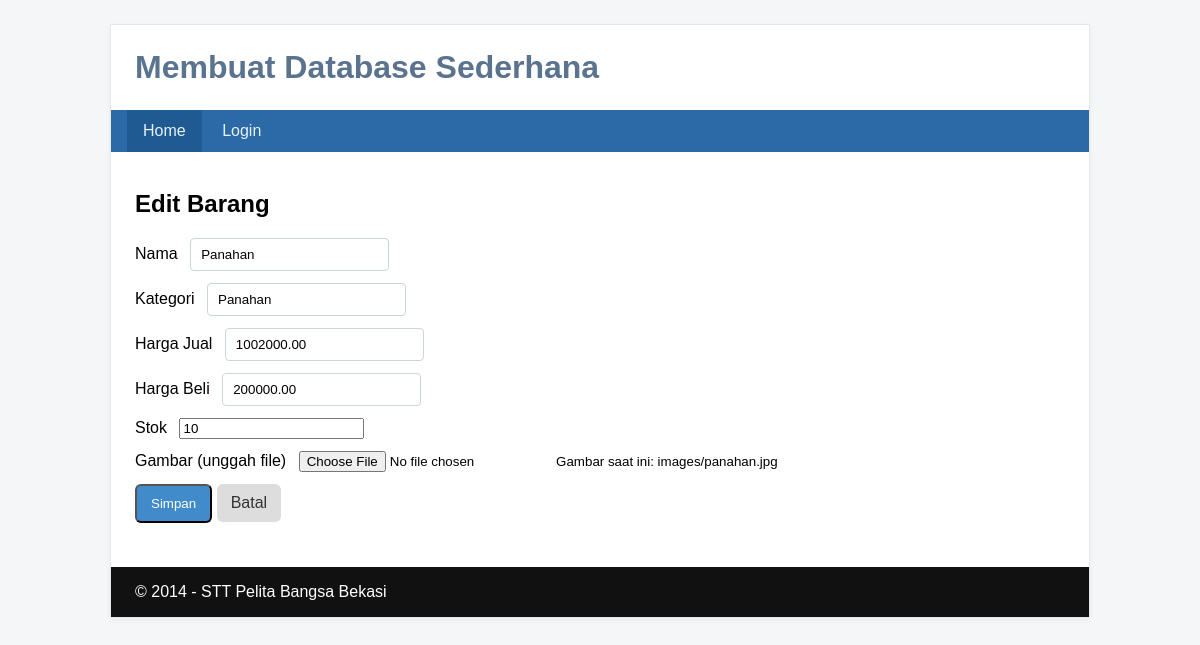
The page /edit.php?id=1 on the database its author committed.
### tables this page shows
CREATE TABLE `data_barang` (
  `id` INT UNSIGNED NOT NULL AUTO_INCREMENT,
  `nama` VARCHAR(100) NOT NULL,
  `kategori` VARCHAR(50) NOT NULL,
  `harga_jual` DECIMAL(15,2) NOT NULL DEFAULT 0,
  `harga_beli` DECIMAL(15,2) NOT NULL DEFAULT 0,
  `stok` INT NOT NULL DEFAULT 0,
  `gambar` VARCHAR(255) DEFAULT NULL,
  PRIMARY KEY (`id`),
  KEY `idx_kategori` (`kategori`),
  KEY `idx_nama` (`nama`)
);

### edit.php (the view, shortened to what this page needs)
<?php
include_once 'koneksi.php';
$id = isset($_GET['id']) ? (int)$_GET['id'] : 0;
$sql = "SELECT * FROM data_barang WHERE id={$id} LIMIT 1";
$res = mysqli_query($conn, $sql);
$row = mysqli_fetch_assoc($res);
include_once 'header.php';
?>
<h2>Edit Barang</h2>
<form method="post" enctype="multipart/form-data">
  <div class="form-row">
    <label>Nama</label>
    <input type="text" name="nama" value="<?php echo htmlspecialchars($_POST['nama'] ?? $row['nama']); ?>" required>
  </div>
  <div class="form-row">
    <label>Kategori</label>
    <input type="text" name="kategori" value="<?php echo htmlspecialchars($_POST['kategori'] ?? $row['kategori']); ?>" required>
  </div>
  <div class="form-row">
    <label>Harga Jual</label>
    <input type="text" name="harga_jual" value="<?php echo htmlspecialchars($_POST['harga_jual'] ?? $row['harga_jual']); ?>">
  </div>
  <div class="form-row">
    <label>Harga Beli</label>
    <input type="text" name="harga_beli" value="<?php echo htmlspecialchars($_POST['harga_beli'] ?? $row['harga_beli']); ?>">
  </div>
  <div class="form-row">
    <label>Stok</label>
    <input type="number" name="stok" value="<?php echo htmlspecialchars($_POST['stok'] ?? $row['stok']); ?>">
  </div>
  <div class="form-row">
    <label>Gambar (unggah file)</label>
    <input type="file" name="gambar" accept="image/*">
    <?php if (!empty($row['gambar'])): ?>
      <small>Gambar saat ini: <?php echo htmlspecialchars($row['gambar']); ?></small>
    <?php endif; ?>
  </div>
  <div class="form-row">
    <button type="submit" class="btn">Simpan</button>
    <a href="index.php" class="btn gray">Batal</a>
  </div>
</form>
<?php include_once 'footer.php'; ?>

### assets/styles.css (style rules this page uses)
* { box-sizing: border-box; }
body { font-family: Arial, Helvetica, sans-serif; background:#f5f6f8; margin:0; }
.btn { display:inline-block; background:#428bca; color:#fff; padding:10px 14px; border-radius:6px; text-decoration:none; }
.btn.gray { background:#ddd; color:#333; }
.form-row { margin:12px 0; }
label { margin-right:8px; }
input[type="text"] { padding:8px 10px; border:1px solid #cbd5e1; border-radius:4px; }

### rows shown on the page
data_barang: nama "Panahan", kategori "Panahan", harga_jual "1002000.00", harga_beli "200000.00", stok "10", gambar "images/panahan.jpg"
